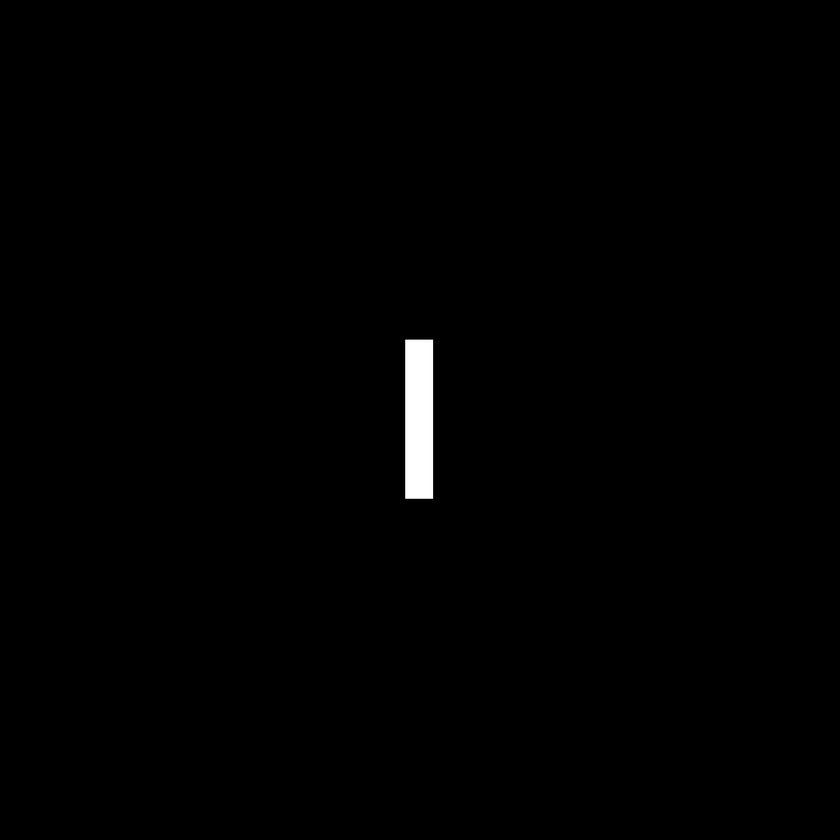
%> input picture Chp 4/4.6 Some Properties of the 2-D Discrete Fourier Transform/Figure 4.24/rect.tif, 840 x 840 px, shrunk from 1024 x 1024 before the run
$ octave fig_4_24.m   (GNU Octave 9; MATLAB toolbox functions it lacks are replaced by stand-ins)
%> lines starting %> are read from the running program, lines starting %| are printed output that depends on the picture
% Example 4.24 in book


f = imread('rect.tif');
%> f is the input picture: size 840x840 uint8; min 0, max 255, mean 1.6

F = fft2(f);
Fs = fftshift(F);


subplot(2, 2, 1); imshow(f);
subplot(2, 2, 2); imshow(abs(F), []);
%> after `imshow(abs(F), [])`:
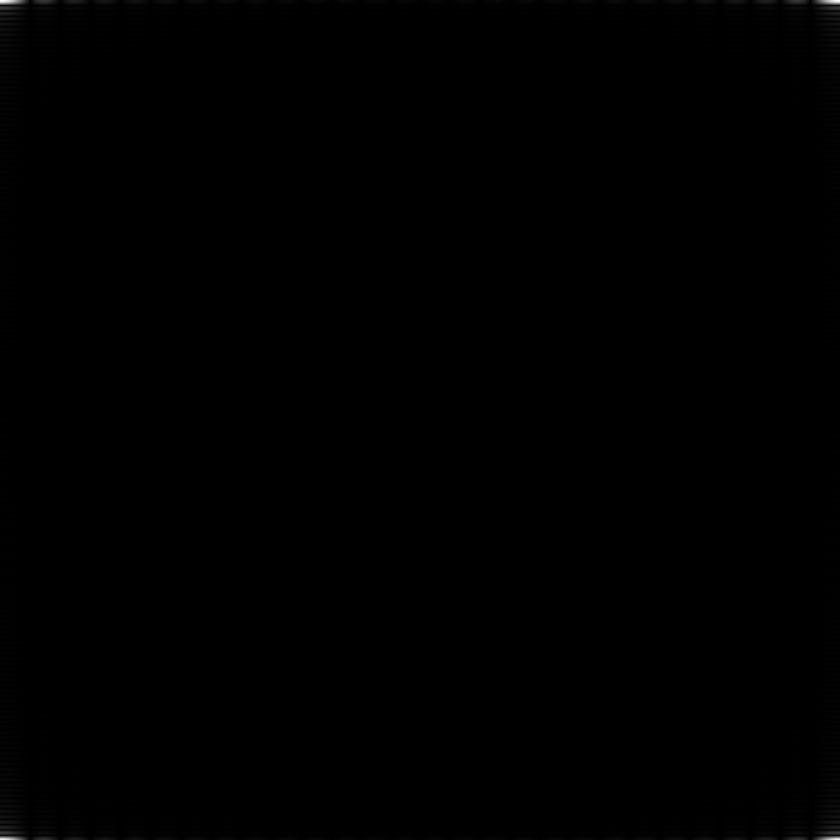
%> displayed picture: size 840x840, on the screen's scale of 0 to 255; min 0, max 255, mean 0.3
subplot(2, 2, 3); imshow(abs(Fs), []);
%> after `imshow(abs(Fs), [])`:
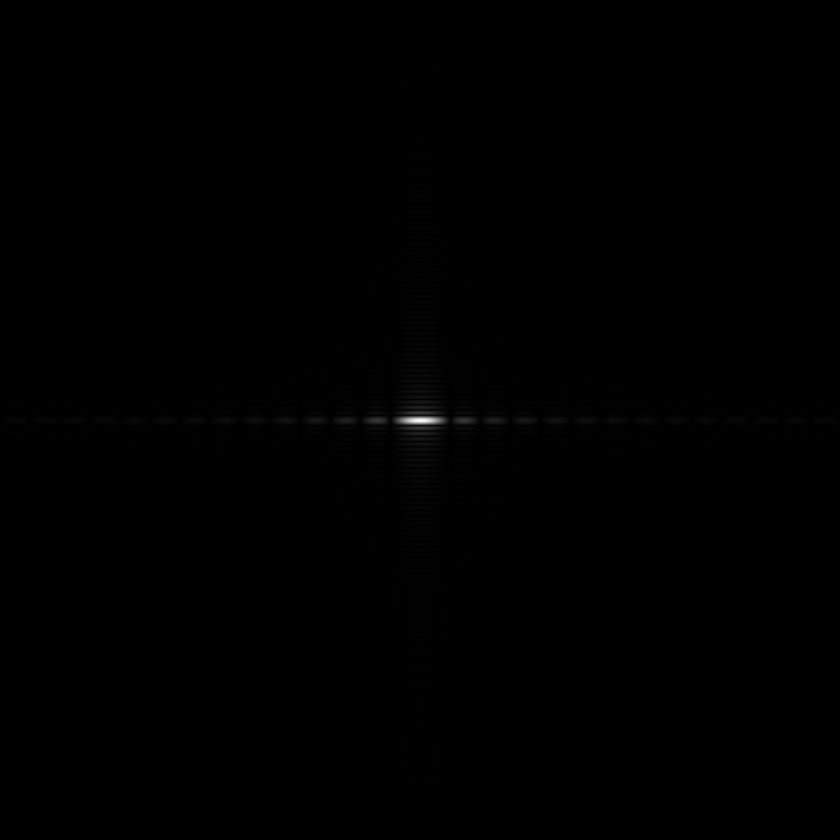
%> displayed picture: size 840x840, on the screen's scale of 0 to 255; min 0, max 255, mean 0.3; mean of the top-left, top-right, bottom-left and bottom-right quarters 0.3, 0.3, 0.3, 0.3
subplot(2, 2, 4); imshow(log(abs(Fs)), []);
%> after `imshow(log(abs(Fs)), [])`:
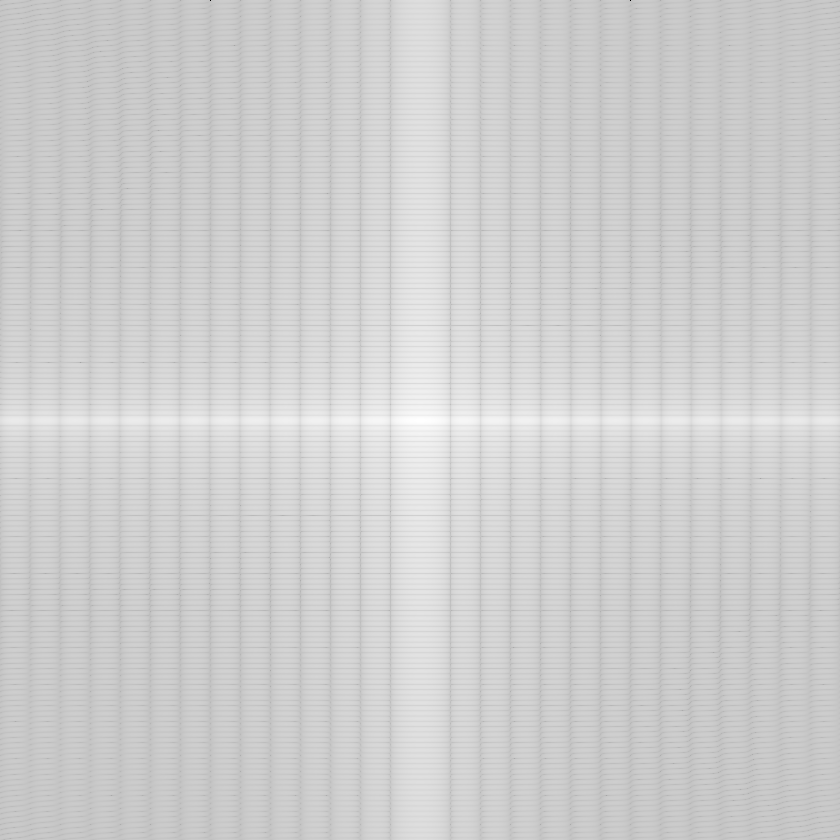
%> displayed picture: size 840x840, on the screen's scale of 0 to 255; min 0, max 255, mean 206.5
